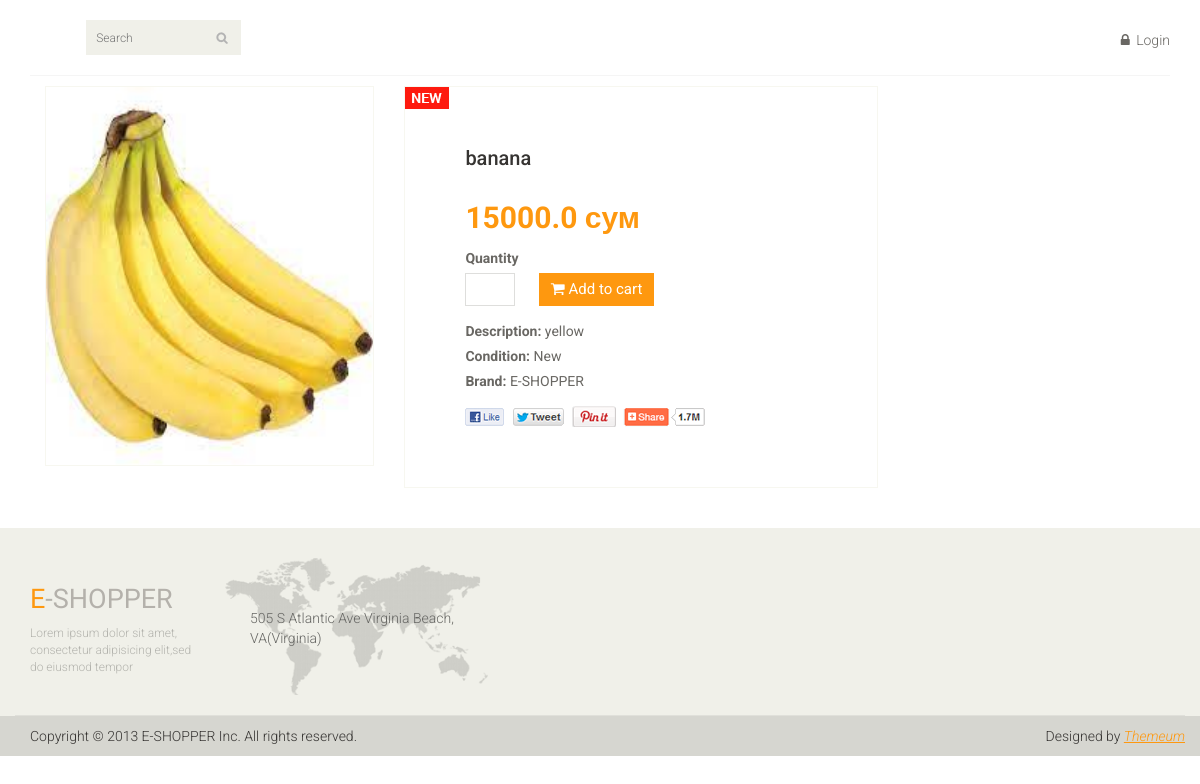
Page /product/banana on the committed database.
### main_page/models.py (models this page shows, shortened)
class Product(models.Model):
    product_category = models.ForeignKey(Category, on_delete=models.CASCADE)
    product_name = models.CharField(max_length=110)
    product_price = models.FloatField()
    product_des = models.TextField()
    product_count = models.IntegerField()
    added_date = models.DateTimeField(auto_now_add=True)
    product_image = models.ImageField(upload_to='media', null=True, blank=True)

### main_page/views.py (the view)
# urls.py: path('product/<str:pk>', views.get_exact_product),
def get_exact_product(request, pk):
    current_product = models.Product.objects.get(product_name=pk)
    return render(request, 'exact_product.html', {'current_product': current_product})

### main_page/templates/exact_product.html (shortened to what this page needs)
{% extends 'index.html' %}
{% load static %}
{% block content %}
<section>
    <div class="container">
        <div class="row">
            <div class="col-sm-9 padding-right">
            <div class="product-details">
                <div class="col-sm-5">
                    <div class="view-product">
                        <img src="/{{ current_product.product_image }}" alt="" />
                    </div>
                </div>
                <div class="col-sm-7">
                    <div class="product-information">
                        <img src="{% static 'images/product-details/new.jpg' %}" class="newarrival" alt="" />
                        <h2>{{ current_product.product_name }}</h2>
                        <span>
                            <span>{{ current_product.product_price }} сум</span><br>
                            <label>Quantity</label><br>
                            <form action="/add_to_cart/{{current_product.id}}" method="POST">
                                <input type="number" name="pr_count" />
                                <button type="submit" class="btn btn-fefault cart">
                                    <i class="fa fa-shopping-cart"></i>
                                          Add to cart
                                </button>
                            </form>
                        </span>
                        <p><b>Description:</b> {{ current_product.product_des }}</p>
                        <p><b>Condition:</b> New</p>
                        <p><b>Brand:</b> E-SHOPPER</p>
                        <a href=""><img src="images/product-details/share.png" class="share img-responsive"  alt="" /></a>
                    </div>
                </div>
            </div>
        </div>
        </div>
    </div>
</section>
{% endblock content %}

### main_page/static/css/main.css (style rules this page uses)
body { font-family: 'Roboto', sans-serif; background:; position: relative; font-weight:400px; }
a { -webkit-transition: 300ms; -moz-transition: 300ms; -o-transition: 300ms; transition: 300ms; }
h1, h2, h3, h4, h5, h6 { font-family: 'Roboto', sans-serif; }
.padding-right { padding-right: 0; }
.product-details { overflow:hidden; }
.product-details { margin-bottom: 40px; overflow: hidden; margin-top: 10px; }
.view-product { position: relative; }
.view-product img { border: 1px solid #F7F7F0; height: 380px; width: 100%; }
.product-information { border: 1px solid #F7F7F0; overflow: hidden; padding-bottom: 60px; padding-left: 60px; padding-top: 60px; position: relative; }
.newarrival { position:absolute; top:0; left:0 }
.product-information h2 { color: #363432; font-family: 'Roboto', sans-serif; font-size: 20px; margin-top: 0; }
.product-information p { color: #696763; font-family: 'Roboto', sans-serif; margin-bottom: 5px; }
.product-information span { display: inline-block; margin-bottom: 8px; margin-top: 18px; }
.product-information span span { color: #FE980F; float: left; font-family: 'Roboto', sans-serif; font-size: 30px; font-weight: 700; margin-right: 20px; margin-top: 0px; }
.product-information span input { border: 1px solid #DEDEDC; color: #696763; font-family: 'Roboto', sans-serif; font-size: 20px; font-weight: 700; height: 33px; outline: medium none; text-align: center; width: 50px; }
.product-information span label { color: #696763; font-family: 'Roboto', sans-serif; font-weight: 700; margin-bottom: 5px; }
.share { margin-top: 15px; }
.cart { background: #FE980F; border: 0 none; border-radius: 0; color: #FFFFFF; font-family: 'Roboto', sans-serif; font-size: 15px; margin-bottom: 7px; margin-left: 20px; }

### rows in the picture
Product: product_image (picture), product_name "banana", product_price "15000.0", product_des "yellow"
